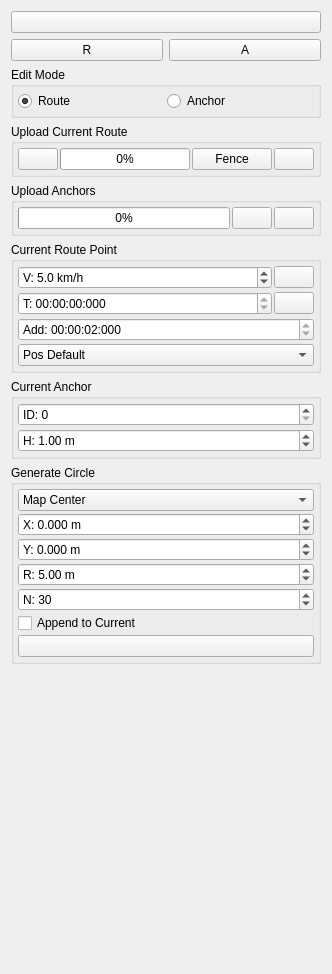
                  <widget class="QWidget" name="scrollAreaWidgetContents_3">
                   <property name="geometry">
                    <rect>
                     <x>0</x>
                     <y>0</y>
                     <width>332</width>
                     <height>974</height>
                    </rect>
                   </property>
                   <layout class="QVBoxLayout" name="verticalLayout_23">
                    <item>
                     <widget class="QPushButton" name="mapEditHelpButton">
                      <property name="toolTip">
                       <string>Show keyboard shortcuts</string>
                      </property>
                      <property name="text">
                       <string/>
                      </property>
                      <property name="icon">
                       <iconset resource="resources.qrc">
                        <normaloff>:/models/Icons/Help-96.png</normaloff>:/models/Icons/Help-96.png</iconset>
                      </property>
                     </widget>
                    </item>
                    <item>
                     <layout class="QHBoxLayout" name="horizontalLayout_5">
                      <item>
                       <widget class="QPushButton" name="mapRemoveRouteButton">
                        <property name="toolTip">
                         <string>Delete current route</string>
                        </property>
                        <property name="text">
                         <string>R</string>
                        </property>
                        <property name="icon">
                         <iconset resource="resources.qrc">
                          <normaloff>:/models/Icons/Delete2-96.png</normaloff>:/models/Icons/Delete2-96.png</iconset>
                        </property>
                       </widget>
                      </item>
                      <item>
                       <widget class="QPushButton" name="removeAnchorsButton">
                        <property name="toolTip">
                         <string>Delete anchors</string>
                        </property>
                        <property name="text">
                         <string>A</string>
                        </property>
                        <property name="icon">
                         <iconset resource="resources.qrc">
                          <normaloff>:/models/Icons/Delete2-96.png</normaloff>:/models/Icons/Delete2-96.png</iconset>
                        </property>
                       </widget>
                      </item>
                     </layout>
                    </item>
                    <item>
                     <widget class="QGroupBox" name="groupBox_8">
                      <property name="title">
                       <string>Edit Mode</string>
                      </property>
                      <layout class="QHBoxLayout" name="horizontalLayout_15">
                       <property name="spacing">
                        <number>2</number>
                       </property>
                       <property name="leftMargin">
                        <number>4</number>
                       </property>
                       <property name="topMargin">
                        <number>4</number>
                       </property>
                       <property name="rightMargin">
                        <number>4</number>
                       </property>
                       <property name="bottomMargin">
                        <number>4</number>
                       </property>
                       <item>
                        <widget class="QRadioButton" name="modeRouteButton">
                         <property name="text">
                          <string>Route</string>
                         </property>
                         <property name="checked">
                          <bool>true</bool>
                         </property>
                        </widget>
                       </item>
                       <item>
                        <widget class="QRadioButton" name="modeAnchorButton">
                         <property name="text">
                          <string>Anchor</string>
                         </property>
                        </widget>
                       </item>
                      </layout>
                     </widget>
                    </item>
                    <item>
                     <widget class="QGroupBox" name="groupBox_6">
                      <property name="title">
                       <string>Upload Current Route</string>
                      </property>
                      <layout class="QHBoxLayout" name="horizontalLayout_9">
                       <property name="spacing">
                        <number>2</number>
                       </property>
                       <property name="leftMargin">
                        <number>4</number>
                       </property>
                       <property name="topMargin">
                        <number>4</number>
                       </property>
                       <property name="rightMargin">
                        <number>4</number>
                       </property>
                       <property name="bottomMargin">
                        <number>4</number>
                       </property>
                       <item>
                        <widget class="QPushButton" name="mapGetRouteButton">
                         <property name="toolTip">
                          <string>Read route from car</string>
                         </property>
                         <property name="text">
                          <string/>
                         </property>
                         <property name="icon">
                          <iconset resource="resources.qrc">
                           <normaloff>:/models/Icons/Upload-96.png</normaloff>:/models/Icons/Upload-96.png</iconset>
                         </property>
                        </widget>
                       </item>
                       <item>
                        <widget class="QProgressBar" name="mapUploadRouteProgressBar">
                         <property name="value">
                          <number>0</number>
                         </property>
                        </widget>
                       </item>
                       <item>
                        <widget class="QPushButton" name="pushButton">
                         <property name="text">
                          <string>Fence</string>
                         </property>
                        </widget>
                       </item>
                       <item>
                        <widget class="QPushButton" name="mapUploadRouteButton">
                         <property name="sizePolicy">
                          <sizepolicy hsizetype="Fixed" vsizetype="Fixed">
                           <horstretch>0</horstretch>
                           <verstretch>0</verstretch>
                          </sizepolicy>
                         </property>
                         <property name="toolTip">
                          <string>Write route to car</string>
                         </property>
                         <property name="text">
                          <string/>
                         </property>
                         <property name="icon">
                          <iconset resource="resources.qrc">
                           <normaloff>:/models/Icons/Download-96.png</normaloff>:/models/Icons/Download-96.png</iconset>
                         </property>
                        </widget>
                       </item>
                      </layout>
                     </widget>
                    </item>
                    <item>
                     <widget class="QGroupBox" name="groupBox_17">
                      <property name="title">
                       <string>Upload Anchors</string>
                      </property>
                      <layout class="QHBoxLayout" name="horizontalLayout_16">
                       <property name="spacing">
                        <number>2</number>
                       </property>
                       <property name="leftMargin">
                        <number>4</number>
                       </property>
                       <property name="topMargin">
                        <number>4</number>
                       </property>
                       <property name="rightMargin">
                        <number>4</number>
                       </property>
                       <property name="bottomMargin">
                        <number>4</number>
                       </property>
                       <item>
                        <widget class="QProgressBar" name="anchorUploadProgressBar">
                         <property name="value">
                          <number>0</number>
                         </property>
                        </widget>
                       </item>
                       <item>
                        <widget class="QPushButton" name="clearAnchorButton">
                         <property name="toolTip">
                          <string>Clear anchors on car</string>
                         </property>
                         <property name="text">
                          <string/>
                         </property>
                         <property name="icon">
                          <iconset resource="resources.qrc">
                           <normaloff>:/models/Icons/Delete-96.png</normaloff>:/models/Icons/Delete-96.png</iconset>
                         </property>
                        </widget>
                       </item>
                       <item>
                        <widget class="QPushButton" name="uploadAnchorButton">
                         <property name="toolTip">
                          <string>Write anchors to car</string>
                         </property>
                         <property name="text">
                          <string/>
                         </property>
                         <property name="icon">
                          <iconset resource="resources.qrc">
                           <normaloff>:/models/Icons/Download-96.png</normaloff>:/models/Icons/Download-96.png</iconset>
                         </property>
                        </widget>
                       </item>
                      </layout>
                     </widget>
                    </item>
                    <item>
                     <widget class="QGroupBox" name="groupBox_9">
                      <property name="title">
                       <string>Current Route Point</string>
                      </property>
                      <layout class="QGridLayout" name="gridLayout_6">
                       <property name="leftMargin">
                        <number>4</number>
                       </property>
                       <property name="topMargin">
                        <number>4</number>
                       </property>
                       <property name="rightMargin">
                        <number>4</number>
                       </property>
                       <property name="bottomMargin">
                        <number>4</number>
                       </property>
                       <property name="horizontalSpacing">
                        <number>2</number>
                       </property>
                       <property name="verticalSpacing">
                        <number>3</number>
                       </property>
                       <item row="1" column="0">
                        <widget class="QTimeEdit" name="mapRouteTimeEdit">
                         <property name="displayFormat">
                          <string>T: HH:mm:ss:zzz</string>
                         </property>
                        </widget>
                       </item>
                       <item row="0" column="1">
                        <widget class="QPushButton" name="mapUpdateSpeedButton">
                         <property name="sizePolicy">
                          <sizepolicy hsizetype="Fixed" vsizetype="Fixed">
                           <horstretch>0</horstretch>
                           <verstretch>0</verstretch>
                          </sizepolicy>
                         </property>
                         <property name="toolTip">
                          <string>Set selected speed on all points</string>
                         </property>
                         <property name="text">
                          <string/>
                         </property>
                         <property name="icon">
                          <iconset resource="resources.qrc">
                           <normaloff>:/models/Icons/Available Updates-96.png</normaloff>:/models/Icons/Available Updates-96.png</iconset>
                         </property>
                        </widget>
                       </item>
                       <item row="1" column="1">
                        <widget class="QPushButton" name="mapUpdateTimeButton">
                         <property name="toolTip">
                          <string>Set start time to a specified time from now</string>
                         </property>
                         <property name="text">
                          <string/>
                         </property>
                         <property name="icon">
                          <iconset resource="resources.qrc">
                           <normaloff>:/models/Icons/Clock-96.png</normaloff>:/models/Icons/Clock-96.png</iconset>
                         </property>
                        </widget>
                       </item>
                       <item row="2" column="0" colspan="2">
                        <widget class="QTimeEdit" name="mapRouteAddTimeEdit">
                         <property name="toolTip">
                          <string>Time to add to each new route point from previous point</string>
                         </property>
                         <property name="displayFormat">
                          <string>'Add': HH:mm:ss:zzz</string>
                         </property>
                         <property name="time">
                          <time>
                           <hour>0</hour>
                           <minute>0</minute>
                           <second>2</second>
                          </time>
                         </property>
                        </widget>
                       </item>
                       <item row="0" column="0">
                        <widget class="QDoubleSpinBox" name="mapRouteSpeedBox">
                         <property name="prefix">
                          <string>V: </string>
                         </property>
                         <property name="suffix">
                          <string> km/h</string>
                         </property>
                         <property name="decimals">
                          <number>1</number>
                         </property>
                         <property name="maximum">
                          <double>120.000000000000000</double>
                         </property>
                         <property name="value">
                          <double>5.000000000000000</double>
                         </property>
                        </widget>
                       </item>
                       <item row="3" column="0" colspan="2">
                        <widget class="QComboBox" name="mapRoutePosAttrBox">
                         <item>
                          <property name="text">
                           <string>Pos Default</string>
                          </property>
                         </item>
                         <item>
                          <property name="text">
                           <string>Pos RTK</string>
                          </property>
                         </item>
                         <item>
                          <property name="text">
                           <string>Pos UWB</string>
                          </property>
                         </item>
                         <item>
                          <property name="text">
                           <string>Pos Combined</string>
                          </property>
                         </item>
                        </widget>
                       </item>
                      </layout>
                     </widget>
                    </item>
                    <item>
                     <widget class="QGroupBox" name="groupBox_18">
                      <property name="title">
                       <string>Current Anchor</string>
                      </property>
                      <layout class="QVBoxLayout" name="verticalLayout_17">
                       <property name="spacing">
                        <number>3</number>
                       </property>
                       <property name="leftMargin">
                        <number>4</number>
                       </property>
                       <property name="topMargin">
                        <number>4</number>
                       </property>
                       <property name="rightMargin">
                        <number>4</number>
                       </property>
                       <property name="bottomMargin">
                        <number>4</number>
                       </property>
                       <item>
                        <widget class="QSpinBox" name="anchorIdBox">
                         <property name="prefix">
                          <string>ID: </string>
                         </property>
                         <property name="maximum">
                          <number>65535</number>
                         </property>
                        </widget>
                       </item>
                       <item>
                        <widget class="QDoubleSpinBox" name="anchorHeightBox">
                         <property name="prefix">
                          <string>H: </string>
                         </property>
                         <property name="suffix">
                          <string> m</string>
                         </property>
                         <property name="maximum">
                          <double>999.000000000000000</double>
                         </property>
                         <property name="value">
                          <double>1.000000000000000</double>
                         </property>
                        </widget>
                       </item>
                      </layout>
                     </widget>
                    </item>
                    <item>
                     <widget class="QGroupBox" name="groupBox_4">
                      <property name="title">
                       <string>Generate Circle</string>
                      </property>
                      <layout class="QGridLayout" name="gridLayout_4">
                       <property name="leftMargin">
                        <number>4</number>
                       </property>
                       <property name="topMargin">
                        <number>4</number>
                       </property>
                       <property name="rightMargin">
                        <number>4</number>
                       </property>
                       <property name="bottomMargin">
                        <number>4</number>
                       </property>
                       <property name="spacing">
                        <number>2</number>
                       </property>
                       <item row="7" column="0" colspan="2">
                        <widget class="QPushButton" name="genCircButton">
                         <property name="toolTip">
                          <string>Generate</string>
                         </property>
                         <property name="text">
                          <string/>
                         </property>
                         <property name="icon">
                          <iconset resource="resources.qrc">
                           <normaloff>:/models/Icons/Process-96.png</normaloff>:/models/Icons/Process-96.png</iconset>
                         </property>
                        </widget>
                       </item>
                       <item row="5" column="0" colspan="2">
                        <widget class="QSpinBox" name="genCircPointsBox">
                         <property name="toolTip">
                          <string>Number of circle points</string>
                         </property>
                         <property name="prefix">
                          <string>N: </string>
                         </property>
                         <property name="maximum">
                          <number>500</number>
                         </property>
                         <property name="value">
                          <number>30</number>
                         </property>
                        </widget>
                       </item>
                       <item row="2" column="0" colspan="2">
                        <widget class="QDoubleSpinBox" name="genCircYBox">
                         <property name="toolTip">
                          <string>Center Y (Coordinate mode)</string>
                         </property>
                         <property name="prefix">
                          <string>Y: </string>
                         </property>
                         <property name="suffix">
                          <string> m</string>
                         </property>
                         <property name="decimals">
                          <number>3</number>
                         </property>
                         <property name="minimum">
                          <double>-999.000000000000000</double>
                         </property>
                         <property name="maximum">
                          <double>999.000000000000000</double>
                         </property>
                         <property name="singleStep">
                          <double>0.010000000000000</double>
                         </property>
                        </widget>
                       </item>
                       <item row="4" column="0" colspan="2">
                        <widget class="QDoubleSpinBox" name="genCircRadBox">
                         <property name="toolTip">
                          <string>Circle Radius</string>
                         </property>
                         <property name="prefix">
                          <string>R: </string>
                         </property>
                         <property name="suffix">
                          <string> m</string>
                         </property>
                         <property name="minimum">
                          <double>-9999.000000000000000</double>
                         </property>
                         <property name="maximum">
                          <double>9999.000000000000000</double>
                         </property>
                         <property name="value">
                          <double>5.000000000000000</double>
                         </property>
                        </widget>
                       </item>
                       <item row="1" column="0" colspan="2">
                        <widget class="QDoubleSpinBox" name="genCircXBox">
                         <property name="toolTip">
                          <string>Center X (Coordinate mode)</string>
                         </property>
                         <property name="prefix">
                          <string>X: </string>
                         </property>
                         <property name="suffix">
                          <string> m</string>
                         </property>
                         <property name="decimals">
                          <number>3</number>
                         </property>
                         <property name="minimum">
                          <double>-999.000000000000000</double>
                         </property>
                         <property name="maximum">
                          <double>999.000000000000000</double>
                         </property>
                         <property name="singleStep">
                          <double>0.010000000000000</double>
                         </property>
                        </widget>
                       </item>
                       <item row="0" column="0" colspan="2">
                        <widget class="QComboBox" name="genCircCenterBox">
                         <item>
                          <property name="text">
                           <string>Map Center</string>
                          </property>
                         </item>
                         <item>
                          <property name="text">
                           <string>Car Tangent</string>
                          </property>
                         </item>
                         <item>
                          <property name="text">
                           <string>Car Center</string>
                          </property>
                         </item>
                         <item>
                          <property name="text">
                           <string>Coordinates</string>
                          </property>
                         </item>
                         <item>
                          <property name="text">
                           <string>Selected Route Center</string>
                          </property>
                         </item>
                        </widget>
                       </item>
                       <item row="6" column="0">
                        <widget class="QCheckBox" name="genCircAppendCurrentBox">
                         <property name="text">
                          <string>Append to Current</string>
                         </property>
                         <property name="checked">
                          <bool>false</bool>
                         </property>
                        </widget>
                       </item>
                      </layout>
                     </widget>
                    </item>
                    <item>
                     <spacer name="verticalSpacer_4">
                      <property name="orientation">
                       <enum>Qt::Vertical</enum>
                      </property>
                      <property name="sizeHint" stdset="0">
                       <size>
                        <width>20</width>
                        <height>208</height>
                       </size>
                      </property>
                     </spacer>
                    </item>
                   </layout>
                  </widget>
